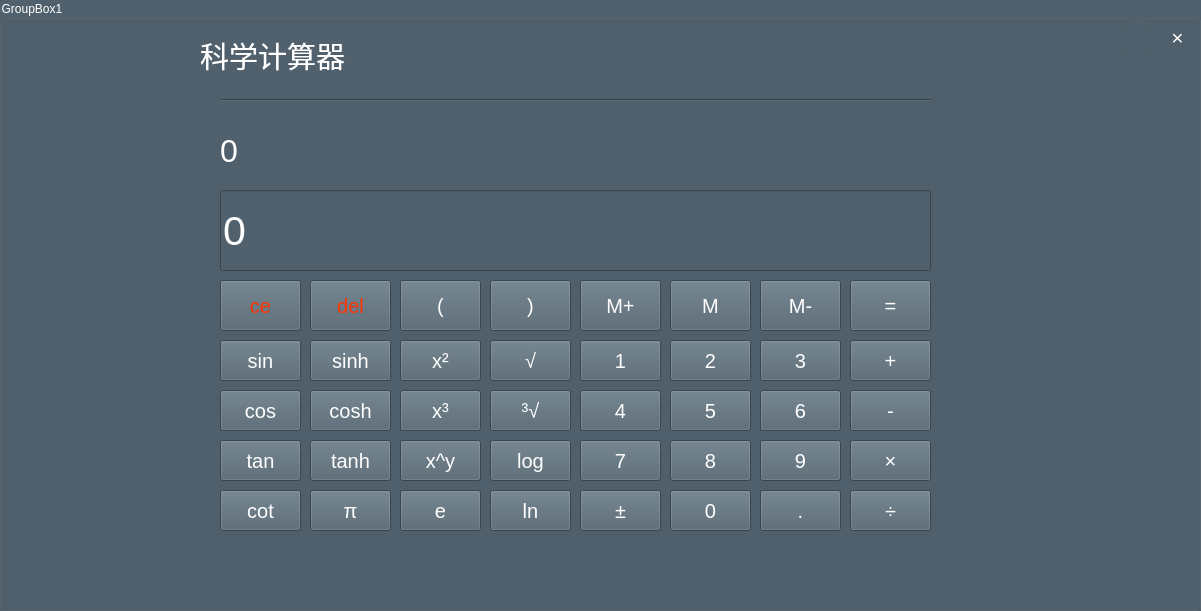
     <widget class="QGroupBox" name="groupBox1">
      <property name="geometry">
       <rect>
        <x>10</x>
        <y>20</y>
        <width>1201</width>
        <height>611</height>
       </rect>
      </property>
      <property name="styleSheet">
       <string notr="true">background-color:rgb(80, 97, 109);
color:white;</string>
      </property>
      <property name="title">
       <string>GroupBox1</string>
      </property>
      <widget class="QLabel" name="label_show_exp">
       <property name="geometry">
        <rect>
         <x>220</x>
         <y>120</y>
         <width>711</width>
         <height>61</height>
        </rect>
       </property>
       <property name="font">
        <font>
         <pointsize>24</pointsize>
        </font>
       </property>
       <property name="text">
        <string>0</string>
       </property>
      </widget>
      <widget class="QLineEdit" name="lineEdit_output">
       <property name="geometry">
        <rect>
         <x>220</x>
         <y>190</y>
         <width>711</width>
         <height>81</height>
        </rect>
       </property>
       <property name="font">
        <font>
         <pointsize>31</pointsize>
        </font>
       </property>
       <property name="text">
        <string>0</string>
       </property>
      </widget>
      <widget class="QPushButton" name="pushButton_ce">
       <property name="geometry">
        <rect>
         <x>220</x>
         <y>280</y>
         <width>81</width>
         <height>51</height>
        </rect>
       </property>
       <property name="font">
        <font>
         <pointsize>15</pointsize>
        </font>
       </property>
       <property name="toolTip">
        <string>&lt;html&gt;&lt;head/&gt;&lt;body&gt;&lt;p&gt;删除所有输入&lt;/p&gt;&lt;/body&gt;&lt;/html&gt;</string>
       </property>
       <property name="styleSheet">
        <string notr="true">color:rgb(255, 51, 0);</string>
       </property>
       <property name="text">
        <string>ce</string>
       </property>
       <attribute name="buttonGroup">
        <string notr="true">buttonGroup</string>
       </attribute>
      </widget>
      <widget class="QPushButton" name="pushButton_c">
       <property name="geometry">
        <rect>
         <x>310</x>
         <y>280</y>
         <width>81</width>
         <height>51</height>
        </rect>
       </property>
       <property name="font">
        <font>
         <pointsize>15</pointsize>
        </font>
       </property>
       <property name="toolTip">
        <string>&lt;html&gt;&lt;head/&gt;&lt;body&gt;&lt;p&gt;删除一位输入&lt;/p&gt;&lt;/body&gt;&lt;/html&gt;</string>
       </property>
       <property name="styleSheet">
        <string notr="true">color:rgb(255, 51, 0);</string>
       </property>
       <property name="text">
        <string>del</string>
       </property>
       <attribute name="buttonGroup">
        <string notr="true">buttonGroup</string>
       </attribute>
      </widget>
      <widget class="QPushButton" name="pushButton_cleft">
       <property name="geometry">
        <rect>
         <x>400</x>
         <y>280</y>
         <width>81</width>
         <height>51</height>
        </rect>
       </property>
       <property name="font">
        <font>
         <pointsize>15</pointsize>
        </font>
       </property>
       <property name="toolTip">
        <string>&lt;html&gt;&lt;head/&gt;&lt;body&gt;&lt;p&gt;左括号&lt;/p&gt;&lt;/body&gt;&lt;/html&gt;</string>
       </property>
       <property name="text">
        <string>(</string>
       </property>
       <attribute name="buttonGroup">
        <string notr="true">buttonGroup_2</string>
       </attribute>
      </widget>
      <widget class="QPushButton" name="pushButton_cright">
       <property name="geometry">
        <rect>
         <x>490</x>
         <y>280</y>
         <width>81</width>
         <height>51</height>
        </rect>
       </property>
       <property name="font">
        <font>
         <pointsize>15</pointsize>
        </font>
       </property>
       <property name="toolTip">
        <string>&lt;html&gt;&lt;head/&gt;&lt;body&gt;&lt;p&gt;右括号&lt;/p&gt;&lt;/body&gt;&lt;/html&gt;</string>
       </property>
       <property name="text">
        <string>)</string>
       </property>
       <attribute name="buttonGroup">
        <string notr="true">buttonGroup_2</string>
       </attribute>
      </widget>
      <widget class="QPushButton" name="pushButton_m_add">
       <property name="geometry">
        <rect>
         <x>580</x>
         <y>280</y>
         <width>81</width>
         <height>51</height>
        </rect>
       </property>
       <property name="font">
        <font>
         <pointsize>15</pointsize>
        </font>
       </property>
       <property name="toolTip">
        <string>&lt;html&gt;&lt;head/&gt;&lt;body&gt;&lt;p&gt;添加记忆&lt;/p&gt;&lt;/body&gt;&lt;/html&gt;</string>
       </property>
       <property name="text">
        <string>M+</string>
       </property>
       <attribute name="buttonGroup">
        <string notr="true">buttonGroup_2</string>
       </attribute>
      </widget>
      <widget class="QPushButton" name="pushButton_m">
       <property name="geometry">
        <rect>
         <x>670</x>
         <y>280</y>
         <width>81</width>
         <height>51</height>
        </rect>
       </property>
       <property name="font">
        <font>
         <pointsize>15</pointsize>
        </font>
       </property>
       <property name="toolTip">
        <string>&lt;html&gt;&lt;head/&gt;&lt;body&gt;&lt;p&gt;引用记忆&lt;/p&gt;&lt;/body&gt;&lt;/html&gt;</string>
       </property>
       <property name="text">
        <string>M</string>
       </property>
       <attribute name="buttonGroup">
        <string notr="true">buttonGroup_2</string>
       </attribute>
      </widget>
      <widget class="QPushButton" name="button_m_inc">
       <property name="geometry">
        <rect>
         <x>760</x>
         <y>280</y>
         <width>81</width>
         <height>51</height>
        </rect>
       </property>
       <property name="font">
        <font>
         <pointsize>15</pointsize>
        </font>
       </property>
       <property name="toolTip">
        <string>&lt;html&gt;&lt;head/&gt;&lt;body&gt;&lt;p&gt;删除记忆&lt;/p&gt;&lt;/body&gt;&lt;/html&gt;</string>
       </property>
       <property name="text">
        <string>M-</string>
       </property>
       <attribute name="buttonGroup">
        <string notr="true">buttonGroup_2</string>
       </attribute>
      </widget>
      <widget class="QPushButton" name="pushButton_add">
       <property name="geometry">
        <rect>
         <x>850</x>
         <y>340</y>
         <width>81</width>
         <height>41</height>
        </rect>
       </property>
       <property name="font">
        <font>
         <pointsize>15</pointsize>
        </font>
       </property>
       <property name="toolTip">
        <string>&lt;html&gt;&lt;head/&gt;&lt;body&gt;&lt;p&gt;加&lt;/p&gt;&lt;/body&gt;&lt;/html&gt;</string>
       </property>
       <property name="text">
        <string>+</string>
       </property>
       <attribute name="buttonGroup">
        <string notr="true">buttonGroup_3</string>
       </attribute>
      </widget>
      <widget class="QPushButton" name="button_sin">
       <property name="geometry">
        <rect>
         <x>220</x>
         <y>340</y>
         <width>81</width>
         <height>41</height>
        </rect>
       </property>
       <property name="font">
        <font>
         <pointsize>15</pointsize>
        </font>
       </property>
       <property name="toolTip">
        <string>&lt;html&gt;&lt;head/&gt;&lt;body&gt;&lt;p&gt;正弦&lt;/p&gt;&lt;/body&gt;&lt;/html&gt;</string>
       </property>
       <property name="styleSheet">
        <string notr="true"/>
       </property>
       <property name="text">
        <string>sin</string>
       </property>
       <attribute name="buttonGroup">
        <string notr="true">buttonGroup_4</string>
       </attribute>
      </widget>
      <widget class="QPushButton" name="button_sinh">
       <property name="geometry">
        <rect>
         <x>310</x>
         <y>340</y>
         <width>81</width>
         <height>41</height>
        </rect>
       </property>
       <property name="font">
        <font>
         <pointsize>15</pointsize>
        </font>
       </property>
       <property name="toolTip">
        <string>&lt;html&gt;&lt;head/&gt;&lt;body&gt;&lt;p&gt;双曲正弦&lt;/p&gt;&lt;/body&gt;&lt;/html&gt;</string>
       </property>
       <property name="text">
        <string>sinh</string>
       </property>
       <attribute name="buttonGroup">
        <string notr="true">buttonGroup_4</string>
       </attribute>
      </widget>
      <widget class="QPushButton" name="button_square">
       <property name="geometry">
        <rect>
         <x>400</x>
         <y>340</y>
         <width>81</width>
         <height>41</height>
        </rect>
       </property>
       <property name="font">
        <font>
         <pointsize>15</pointsize>
        </font>
       </property>
       <property name="toolTip">
        <string>&lt;html&gt;&lt;head/&gt;&lt;body&gt;&lt;p&gt;平方&lt;/p&gt;&lt;/body&gt;&lt;/html&gt;</string>
       </property>
       <property name="text">
        <string>x²</string>
       </property>
       <attribute name="buttonGroup">
        <string notr="true">buttonGroup_4</string>
       </attribute>
      </widget>
      <widget class="QPushButton" name="button_root2">
       <property name="geometry">
        <rect>
         <x>490</x>
         <y>340</y>
         <width>81</width>
         <height>41</height>
        </rect>
       </property>
       <property name="font">
        <font>
         <pointsize>15</pointsize>
        </font>
       </property>
       <property name="toolTip">
        <string>&lt;html&gt;&lt;head/&gt;&lt;body&gt;&lt;p&gt;算数平方根&lt;/p&gt;&lt;/body&gt;&lt;/html&gt;</string>
       </property>
       <property name="text">
        <string>√</string>
       </property>
       <attribute name="buttonGroup">
        <string notr="true">buttonGroup_4</string>
       </attribute>
      </widget>
      <widget class="QPushButton" name="pushButton_1">
       <property name="geometry">
        <rect>
         <x>580</x>
         <y>340</y>
         <width>81</width>
         <height>41</height>
        </rect>
       </property>
       <property name="font">
        <font>
         <pointsize>15</pointsize>
        </font>
       </property>
       <property name="toolTip">
        <string>&lt;html&gt;&lt;head/&gt;&lt;body&gt;&lt;p&gt;1&lt;/p&gt;&lt;/body&gt;&lt;/html&gt;</string>
       </property>
       <property name="text">
        <string>1</string>
       </property>
       <attribute name="buttonGroup">
        <string notr="true">buttonGroup_5</string>
       </attribute>
      </widget>
      <widget class="QPushButton" name="pushButton_2">
       <property name="geometry">
        <rect>
         <x>670</x>
         <y>340</y>
         <width>81</width>
         <height>41</height>
        </rect>
       </property>
       <property name="font">
        <font>
         <pointsize>15</pointsize>
        </font>
       </property>
       <property name="toolTip">
        <string>&lt;html&gt;&lt;head/&gt;&lt;body&gt;&lt;p&gt;2&lt;/p&gt;&lt;/body&gt;&lt;/html&gt;</string>
       </property>
       <property name="text">
        <string>2</string>
       </property>
       <attribute name="buttonGroup">
        <string notr="true">buttonGroup_5</string>
       </attribute>
      </widget>
      <widget class="QPushButton" name="pushButton_3">
       <property name="geometry">
        <rect>
         <x>760</x>
         <y>340</y>
         <width>81</width>
         <height>41</height>
        </rect>
       </property>
       <property name="font">
        <font>
         <pointsize>15</pointsize>
        </font>
       </property>
       <property name="toolTip">
        <string>&lt;html&gt;&lt;head/&gt;&lt;body&gt;&lt;p&gt;3&lt;/p&gt;&lt;/body&gt;&lt;/html&gt;</string>
       </property>
       <property name="text">
        <string>3</string>
       </property>
       <attribute name="buttonGroup">
        <string notr="true">buttonGroup_5</string>
       </attribute>
      </widget>
      <widget class="QPushButton" name="pushButton_inc">
       <property name="geometry">
        <rect>
         <x>850</x>
         <y>390</y>
         <width>81</width>
         <height>41</height>
        </rect>
       </property>
       <property name="font">
        <font>
         <pointsize>15</pointsize>
        </font>
       </property>
       <property name="toolTip">
        <string>&lt;html&gt;&lt;head/&gt;&lt;body&gt;&lt;p&gt;减&lt;/p&gt;&lt;/body&gt;&lt;/html&gt;</string>
       </property>
       <property name="text">
        <string>-</string>
       </property>
       <attribute name="buttonGroup">
        <string notr="true">buttonGroup_3</string>
       </attribute>
      </widget>
      <widget class="QPushButton" name="pushButton_mul">
       <property name="geometry">
        <rect>
         <x>850</x>
         <y>440</y>
         <width>81</width>
         <height>41</height>
        </rect>
       </property>
       <property name="font">
        <font>
         <pointsize>15</pointsize>
        </font>
       </property>
       <property name="toolTip">
        <string>&lt;html&gt;&lt;head/&gt;&lt;body&gt;&lt;p&gt;乘&lt;/p&gt;&lt;/body&gt;&lt;/html&gt;</string>
       </property>
       <property name="text">
        <string>×</string>
       </property>
       <attribute name="buttonGroup">
        <string notr="true">buttonGroup_3</string>
       </attribute>
      </widget>
      <widget class="QPushButton" name="pushButton_6">
       <property name="geometry">
        <rect>
         <x>760</x>
         <y>390</y>
         <width>81</width>
         <height>41</height>
        </rect>
       </property>
       <property name="font">
        <font>
         <pointsize>15</pointsize>
        </font>
       </property>
       <property name="toolTip">
        <string>&lt;html&gt;&lt;head/&gt;&lt;body&gt;&lt;p&gt;6&lt;/p&gt;&lt;/body&gt;&lt;/html&gt;</string>
       </property>
       <property name="text">
        <string>6</string>
       </property>
       <attribute name="buttonGroup">
        <string notr="true">buttonGroup_5</string>
       </attribute>
      </widget>
      <widget class="QPushButton" name="pushButton_5">
       <property name="geometry">
        <rect>
         <x>670</x>
         <y>390</y>
         <width>81</width>
         <height>41</height>
        </rect>
       </property>
       <property name="font">
        <font>
         <pointsize>15</pointsize>
        </font>
       </property>
       <property name="toolTip">
        <string>&lt;html&gt;&lt;head/&gt;&lt;body&gt;&lt;p&gt;5&lt;/p&gt;&lt;/body&gt;&lt;/html&gt;</string>
       </property>
       <property name="text">
        <string>5</string>
       </property>
       <attribute name="buttonGroup">
        <string notr="true">buttonGroup_5</string>
       </attribute>
      </widget>
      <widget class="QPushButton" name="pushButton_4">
       <property name="geometry">
        <rect>
         <x>580</x>
         <y>390</y>
         <width>81</width>
         <height>41</height>
        </rect>
       </property>
       <property name="font">
        <font>
         <pointsize>15</pointsize>
        </font>
       </property>
       <property name="toolTip">
        <string>&lt;html&gt;&lt;head/&gt;&lt;body&gt;&lt;p&gt;4&lt;/p&gt;&lt;/body&gt;&lt;/html&gt;</string>
       </property>
       <property name="text">
        <string>4</string>
       </property>
       <attribute name="buttonGroup">
        <string notr="true">buttonGroup_5</string>
       </attribute>
      </widget>
      <widget class="QPushButton" name="button_root3">
       <property name="geometry">
        <rect>
         <x>490</x>
         <y>390</y>
         <width>81</width>
         <height>41</height>
        </rect>
       </property>
       <property name="font">
        <font>
         <pointsize>15</pointsize>
        </font>
       </property>
       <property name="toolTip">
        <string>&lt;html&gt;&lt;head/&gt;&lt;body&gt;&lt;p&gt;立方根&lt;/p&gt;&lt;/body&gt;&lt;/html&gt;</string>
       </property>
       <property name="text">
        <string>³√</string>
       </property>
       <attribute name="buttonGroup">
        <string notr="true">buttonGroup_4</string>
       </attribute>
      </widget>
      <widget class="QPushButton" name="button_cube">
       <property name="geometry">
        <rect>
         <x>400</x>
         <y>390</y>
         <width>81</width>
         <height>41</height>
        </rect>
       </property>
       <property name="font">
        <font>
         <pointsize>15</pointsize>
        </font>
       </property>
       <property name="toolTip">
        <string>&lt;html&gt;&lt;head/&gt;&lt;body&gt;&lt;p&gt;立方&lt;/p&gt;&lt;/body&gt;&lt;/html&gt;</string>
       </property>
       <property name="text">
        <string>x³</string>
       </property>
       <attribute name="buttonGroup">
        <string notr="true">buttonGroup_4</string>
       </attribute>
      </widget>
      <widget class="QPushButton" name="button_cosh">
       <property name="geometry">
        <rect>
         <x>310</x>
         <y>390</y>
         <width>81</width>
         <height>41</height>
        </rect>
       </property>
       <property name="font">
        <font>
         <pointsize>15</pointsize>
        </font>
       </property>
       <property name="toolTip">
        <string>&lt;html&gt;&lt;head/&gt;&lt;body&gt;&lt;p&gt;双曲余弦&lt;/p&gt;&lt;/body&gt;&lt;/html&gt;</string>
       </property>
       <property name="text">
        <string>cosh</string>
       </property>
       <attribute name="buttonGroup">
        <string notr="true">buttonGroup_4</string>
       </attribute>
      </widget>
      <widget class="QPushButton" name="button_cos">
       <property name="geometry">
        <rect>
         <x>220</x>
         <y>390</y>
         <width>81</width>
         <height>41</height>
        </rect>
       </property>
       <property name="font">
        <font>
         <pointsize>15</pointsize>
        </font>
       </property>
       <property name="toolTip">
        <string>&lt;html&gt;&lt;head/&gt;&lt;body&gt;&lt;p&gt;余弦&lt;/p&gt;&lt;/body&gt;&lt;/html&gt;</string>
       </property>
       <property name="text">
        <string>cos</string>
       </property>
       <attribute name="buttonGroup">
        <string notr="true">buttonGroup_4</string>
       </attribute>
      </widget>
      <widget class="QPushButton" name="button_tan">
       <property name="geometry">
        <rect>
         <x>220</x>
         <y>440</y>
         <width>81</width>
         <height>41</height>
        </rect>
       </property>
       <property name="font">
        <font>
         <pointsize>15</pointsize>
        </font>
       </property>
       <property name="toolTip">
        <string>&lt;html&gt;&lt;head/&gt;&lt;body&gt;&lt;p&gt;正切&lt;/p&gt;&lt;/body&gt;&lt;/html&gt;</string>
       </property>
       <property name="text">
        <string>tan</string>
       </property>
       <attribute name="buttonGroup">
        <string notr="true">buttonGroup_4</string>
       </attribute>
      </widget>
      <widget class="QPushButton" name="button_tanh">
       <property name="geometry">
        <rect>
         <x>310</x>
         <y>440</y>
         <width>81</width>
         <height>41</height>
        </rect>
       </property>
       <property name="font">
        <font>
         <pointsize>15</pointsize>
        </font>
       </property>
       <property name="toolTip">
        <string>&lt;html&gt;&lt;head/&gt;&lt;body&gt;&lt;p&gt;双曲正切&lt;/p&gt;&lt;/body&gt;&lt;/html&gt;</string>
       </property>
       <property name="text">
        <string>tanh</string>
       </property>
       <attribute name="buttonGroup">
        <string notr="true">buttonGroup_4</string>
       </attribute>
      </widget>
      <widget class="QPushButton" name="button_power">
       <property name="geometry">
        <rect>
         <x>400</x>
         <y>440</y>
         <width>81</width>
         <height>41</height>
        </rect>
       </property>
       <property name="font">
        <font>
         <pointsize>15</pointsize>
        </font>
       </property>
       <property name="toolTip">
        <string>&lt;html&gt;&lt;head/&gt;&lt;body&gt;&lt;p&gt;幂&lt;/p&gt;&lt;/body&gt;&lt;/html&gt;</string>
       </property>
       <property name="text">
        <string>x^y</string>
       </property>
       <attribute name="buttonGroup">
        <string notr="true">buttonGroup_4</string>
       </attribute>
      </widget>
      <widget class="QPushButton" name="button_log">
       <property name="geometry">
        <rect>
         <x>490</x>
         <y>440</y>
         <width>81</width>
         <height>41</height>
        </rect>
       </property>
       <property name="font">
        <font>
         <pointsize>15</pointsize>
        </font>
       </property>
       <property name="toolTip">
        <string>&lt;html&gt;&lt;head/&gt;&lt;body&gt;&lt;p&gt;对数&lt;/p&gt;&lt;/body&gt;&lt;/html&gt;</string>
       </property>
       <property name="text">
        <string>log</string>
       </property>
       <attribute name="buttonGroup">
        <string notr="true">buttonGroup_4</string>
       </attribute>
      </widget>
      <widget class="QPushButton" name="pushButton_7">
       <property name="geometry">
        <rect>
         <x>580</x>
         <y>440</y>
         <width>81</width>
         <height>41</height>
        </rect>
       </property>
       <property name="font">
        <font>
         <pointsize>15</pointsize>
        </font>
       </property>
       <property name="toolTip">
        <string>&lt;html&gt;&lt;head/&gt;&lt;body&gt;&lt;p&gt;7&lt;/p&gt;&lt;/body&gt;&lt;/html&gt;</string>
       </property>
       <property name="text">
        <string>7</string>
       </property>
       <attribute name="buttonGroup">
        <string notr="true">buttonGroup_5</string>
       </attribute>
      </widget>
      <widget class="QPushButton" name="pushButton_8">
       <property name="geometry">
        <rect>
         <x>670</x>
         <y>440</y>
         <width>81</width>
         <height>41</height>
        </rect>
       </property>
       <property name="font">
        <font>
         <pointsize>15</pointsize>
        </font>
       </property>
       <property name="toolTip">
        <string>&lt;html&gt;&lt;head/&gt;&lt;body&gt;&lt;p&gt;8&lt;/p&gt;&lt;/body&gt;&lt;/html&gt;</string>
       </property>
       <property name="text">
        <string>8</string>
       </property>
       <attribute name="buttonGroup">
        <string notr="true">buttonGroup_5</string>
       </attribute>
      </widget>
      <widget class="QPushButton" name="pushButton_9">
       <property name="geometry">
        <rect>
         <x>760</x>
         <y>440</y>
         <width>81</width>
         <height>41</height>
        </rect>
       </property>
       <property name="font">
        <font>
         <pointsize>15</pointsize>
        </font>
       </property>
       <property name="toolTip">
        <string>&lt;html&gt;&lt;head/&gt;&lt;body&gt;&lt;p&gt;9&lt;/p&gt;&lt;/body&gt;&lt;/html&gt;</string>
       </property>
       <property name="styleSheet">
        <string notr="true"/>
       </property>
       <property name="text">
        <string>9</string>
       </property>
       <attribute name="buttonGroup">
        <string notr="true">buttonGroup_5</string>
       </attribute>
      </widget>
      <widget class="QPushButton" name="pushButton_div">
       <property name="geometry">
        <rect>
         <x>850</x>
         <y>490</y>
         <width>81</width>
         <height>41</height>
        </rect>
       </property>
       <property name="font">
        <font>
         <pointsize>15</pointsize>
        </font>
       </property>
       <property name="toolTip">
        <string>&lt;html&gt;&lt;head/&gt;&lt;body&gt;&lt;p&gt;除&lt;/p&gt;&lt;/body&gt;&lt;/html&gt;</string>
       </property>
       <property name="text">
        <string>÷</string>
       </property>
       <attribute name="buttonGroup">
        <string notr="true">buttonGroup_3</string>
       </attribute>
      </widget>
      <widget class="QPushButton" name="button_cot">
       <property name="geometry">
        <rect>
         <x>220</x>
         <y>490</y>
         <width>81</width>
         <height>41</height>
        </rect>
       </property>
       <property name="font">
        <font>
         <pointsize>15</pointsize>
        </font>
       </property>
       <property name="toolTip">
        <string>&lt;html&gt;&lt;head/&gt;&lt;body&gt;&lt;p&gt;余切&lt;/p&gt;&lt;/body&gt;&lt;/html&gt;</string>
       </property>
       <property name="text">
        <string>cot</string>
       </property>
       <attribute name="buttonGroup">
        <string notr="true">buttonGroup_4</string>
       </attribute>
      </widget>
      <widget class="QPushButton" name="button_pi">
       <property name="geometry">
        <rect>
         <x>310</x>
         <y>490</y>
         <width>81</width>
         <height>41</height>
        </rect>
       </property>
       <property name="font">
        <font>
         <pointsize>15</pointsize>
        </font>
       </property>
       <property name="toolTip">
        <string>&lt;html&gt;&lt;head/&gt;&lt;body&gt;&lt;p&gt;圆周率&lt;/p&gt;&lt;/body&gt;&lt;/html&gt;</string>
       </property>
       <property name="text">
        <string>π</string>
       </property>
       <attribute name="buttonGroup">
        <string notr="true">buttonGroup_4</string>
       </attribute>
      </widget>
      <widget class="QPushButton" name="button_exp">
       <property name="geometry">
        <rect>
         <x>400</x>
         <y>490</y>
         <width>81</width>
         <height>41</height>
        </rect>
       </property>
       <property name="font">
        <font>
         <pointsize>15</pointsize>
        </font>
       </property>
       <property name="toolTip">
        <string>&lt;html&gt;&lt;head/&gt;&lt;body&gt;&lt;p&gt;自然指数&lt;/p&gt;&lt;/body&gt;&lt;/html&gt;</string>
       </property>
       <property name="text">
        <string>e</string>
       </property>
       <attribute name="buttonGroup">
        <string notr="true">buttonGroup_4</string>
       </attribute>
      </widget>
      <widget class="QPushButton" name="button_ln">
       <property name="geometry">
        <rect>
         <x>490</x>
         <y>490</y>
         <width>81</width>
         <height>41</height>
        </rect>
       </property>
       <property name="font">
        <font>
         <pointsize>15</pointsize>
        </font>
       </property>
       <property name="toolTip">
        <string>&lt;html&gt;&lt;head/&gt;&lt;body&gt;&lt;p&gt;自然对数&lt;/p&gt;&lt;/body&gt;&lt;/html&gt;</string>
       </property>
       <property name="text">
        <string>ln</string>
       </property>
       <attribute name="buttonGroup">
        <string notr="true">buttonGroup_4</string>
       </attribute>
      </widget>
      <widget class="QPushButton" name="pushButton_sign">
       <property name="geometry">
        <rect>
         <x>580</x>
         <y>490</y>
         <width>81</width>
         <height>41</height>
        </rect>
       </property>
       <property name="font">
        <font>
         <pointsize>15</pointsize>
        </font>
       </property>
       <property name="toolTip">
        <string>&lt;html&gt;&lt;head/&gt;&lt;body&gt;&lt;p&gt;正/负&lt;/p&gt;&lt;/body&gt;&lt;/html&gt;</string>
       </property>
       <property name="text">
        <string>±</string>
       </property>
       <attribute name="buttonGroup">
        <string notr="true">buttonGroup_5</string>
       </attribute>
      </widget>
      <widget class="QPushButton" name="pushButton_0">
       <property name="geometry">
        <rect>
         <x>670</x>
         <y>490</y>
         <width>81</width>
         <height>41</height>
        </rect>
       </property>
       <property name="font">
        <font>
         <pointsize>15</pointsize>
        </font>
       </property>
       <property name="toolTip">
        <string>&lt;html&gt;&lt;head/&gt;&lt;body&gt;&lt;p&gt;0&lt;/p&gt;&lt;/body&gt;&lt;/html&gt;</string>
       </property>
       <property name="text">
        <string>0</string>
       </property>
       <attribute name="buttonGroup">
        <string notr="true">buttonGroup_5</string>
       </attribute>
      </widget>
      <widget class="QPushButton" name="pushButton_point">
       <property name="geometry">
        <rect>
         <x>760</x>
         <y>490</y>
         <width>81</width>
         <height>41</height>
        </rect>
       </property>
       <property name="font">
        <font>
         <pointsize>15</pointsize>
        </font>
       </property>
       <property name="toolTip">
        <string>&lt;html&gt;&lt;head/&gt;&lt;body&gt;&lt;p&gt;小数点&lt;/p&gt;&lt;/body&gt;&lt;/html&gt;</string>
       </property>
       <property name="text">
        <string>.</string>
       </property>
       <attribute name="buttonGroup">
        <string notr="true">buttonGroup_5</string>
       </attribute>
      </widget>
      <widget class="QPushButton" name="pushbutton_equal">
       <property name="geometry">
        <rect>
         <x>850</x>
         <y>280</y>
         <width>81</width>
         <height>51</height>
        </rect>
       </property>
       <property name="font">
        <font>
         <pointsize>15</pointsize>
        </font>
       </property>
       <property name="toolTip">
        <string>&lt;html&gt;&lt;head/&gt;&lt;body&gt;&lt;p&gt;等于&lt;/p&gt;&lt;/body&gt;&lt;/html&gt;</string>
       </property>
       <property name="styleSheet">
        <string notr="true">background-color:(255,255,255,100);</string>
       </property>
       <property name="text">
        <string>=</string>
       </property>
       <attribute name="buttonGroup">
        <string notr="true">buttonGroup_3</string>
       </attribute>
      </widget>
      <widget class="QLabel" name="label_Power">
       <property name="geometry">
        <rect>
         <x>940</x>
         <y>230</y>
         <width>41</width>
         <height>31</height>
        </rect>
       </property>
       <property name="toolTip">
        <string>&lt;html&gt;&lt;head/&gt;&lt;body&gt;&lt;p&gt;p&lt;/p&gt;&lt;/body&gt;&lt;/html&gt;</string>
       </property>
       <property name="styleSheet">
        <string notr="true"/>
       </property>
       <property name="text">
        <string/>
       </property>
      </widget>
      <widget class="QLabel" name="label_M">
       <property name="geometry">
        <rect>
         <x>940</x>
         <y>190</y>
         <width>41</width>
         <height>31</height>
        </rect>
       </property>
       <property name="text">
        <string/>
       </property>
      </widget>
      <widget class="QPushButton" name="pushButton">
       <property name="geometry">
        <rect>
         <x>1120</x>
         <y>20</y>
         <width>35</width>
         <height>35</height>
        </rect>
       </property>
       <property name="styleSheet">
        <string notr="true">QPushButton {
  min-width:35px;
  max-width:35px;
  min-height:35px;
  max-height:35px;
  border-width: 0px;
  font-size: 21px;
  border-radius: 16px;
  color: rgba(255, 255, 0, 255);
  background-color: rgb(80, 97, 109);
  border-color: red;
  box-shadow: 0px 0px 10px rgba(85, 170, 255, 255);
  background-image: url(D:/kCal/icon_pic/Common_Btn_HelpBtn.png);
  image: url();
}</string>
       </property>
       <property name="text">
        <string/>
       </property>
      </widget>
      <widget class="QPushButton" name="pushButton_kexue_return">
       <property name="geometry">
        <rect>
         <x>-10</x>
         <y>20</y>
         <width>194</width>
         <height>59</height>
        </rect>
       </property>
       <property name="styleSheet">
        <string notr="true">QPushButton {
  min-width:194px;
  max-width:194px;
  min-height:59px;
  max-height:59px;
  border-width: 0px;
  border-style: outset;
  font-size: 28px;
  border-radius: 0px;
  color: black;
  background-color: transparent;
  border-color: red;
  box-shadow: 0px 0px 0px rgba(0, 0, 127, 255);
  background-image: url(D:/kCal/icon_pic/85923789d31e1c88f5cb6808dd1eb125_back.png);
  image: url(C:/Users/zhangyun/Desktop/icon_pic/85923789d31e1c88f5cb6808dd1eb125_back.png);
}</string>
       </property>
       <property name="text">
        <string/>
       </property>
      </widget>
      <widget class="QPushButton" name="pushButton_quit">
       <property name="geometry">
        <rect>
         <x>1160</x>
         <y>20</y>
         <width>35</width>
         <height>35</height>
        </rect>
       </property>
       <property name="font">
        <font>
         <pointsize>-1</pointsize>
        </font>
       </property>
       <property name="styleSheet">
        <string notr="true">QPushButton {
  min-width:35px;
  max-width:35px;
  min-height:35px;
  max-height:35px;
  border-width: 0px;
  font-size: 21px;
  border-radius: 16px;
  background-color: transparent;
}</string>
       </property>
       <property name="text">
        <string>×</string>
       </property>
      </widget>
      <widget class="Line" name="line_9">
       <property name="geometry">
        <rect>
         <x>220</x>
         <y>90</y>
         <width>711</width>
         <height>20</height>
        </rect>
       </property>
       <property name="styleSheet">
        <string notr="true">color:rgb(117, 138, 153);</string>
       </property>
       <property name="orientation">
        <enum>Qt::Horizontal</enum>
       </property>
      </widget>
      <widget class="QLabel" name="label_18">
       <property name="geometry">
        <rect>
         <x>200</x>
         <y>30</y>
         <width>191</width>
         <height>51</height>
        </rect>
       </property>
       <property name="font">
        <font>
         <pointsize>22</pointsize>
        </font>
       </property>
       <property name="text">
        <string>科学计算器</string>
       </property>
      </widget>
     </widget>
